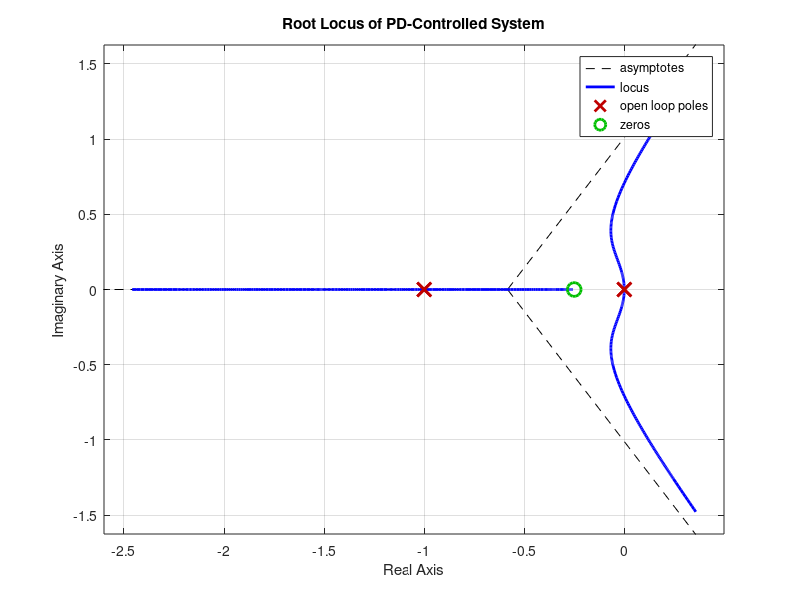
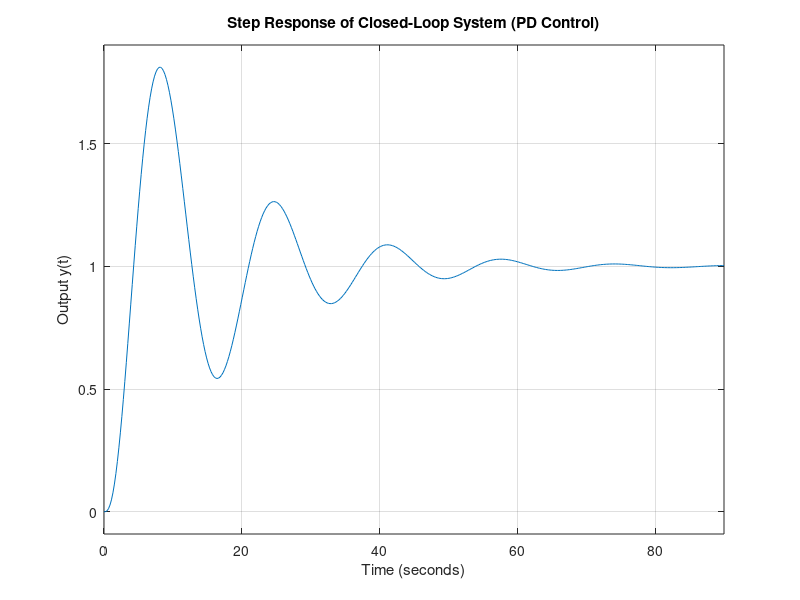
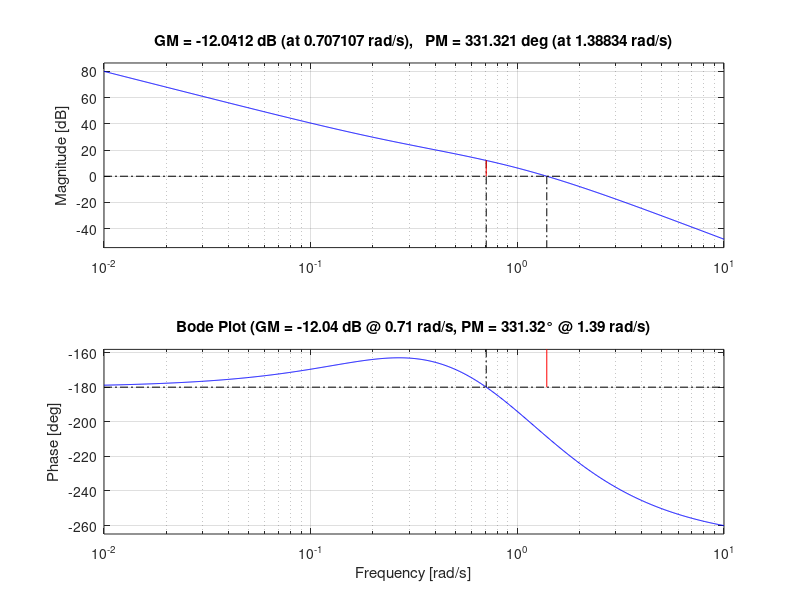
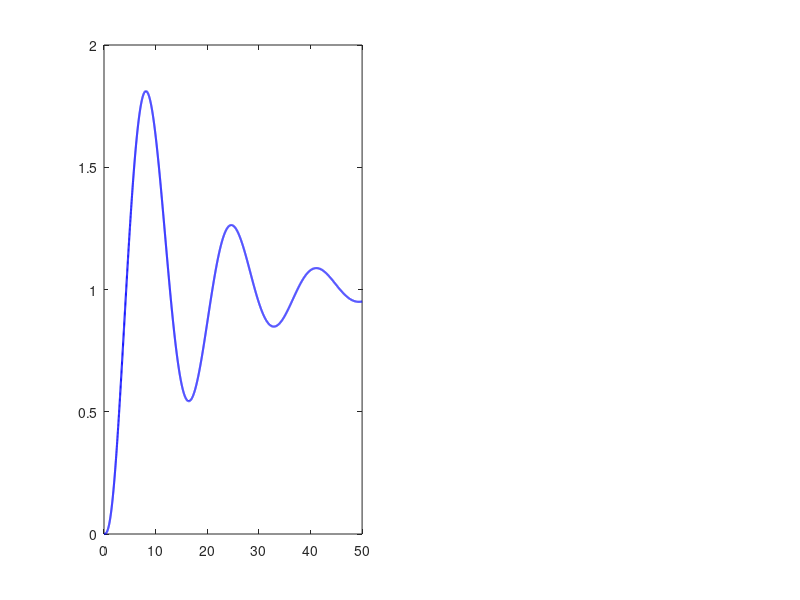

Recreate these plots in MATLAB, in order. (Note: this script raises an error after producing the figures.)
% Define system parameter
a = 1;

% Transfer function of plant: Gp(s) = a^4 / (s^2(s + a)^2)
num = a^4;
den = conv([1 0 0], conv([1 a], [1 a]));  % s^2(s+a)^2

Gp = tf(num, den);

% Define PD controller: C(s) = (Tc*s + 1)
Tc = 4;
s = tf('s');
C = (Tc*s + 1);

% Open-loop system
G_open = C * Gp;

% Plot root locus
figure
rlocus(G_open)
grid on
title('Root Locus of PD-Controlled System')

% Choose a gain K based on the plot
K = 0.09;  % example good gain

% Closed-loop system with unity feedback
G_cl = feedback(K * G_open, 1);

% Step response
figure
step(G_cl)
title('Step Response of Closed-Loop System (PD Control)')
ylabel('Output y(t)')
xlabel('Time (seconds)')
grid on

[GM, PM, Wcg, Wcp] = margin(G_open);

% Convert GM to dB
GM_dB = 20*log10(GM);

% Create title string with margin info
title_str = sprintf('Bode Plot (GM = %.2f dB @ %.2f rad/s, PM = %.2f° @ %.2f rad/s)', ...
    GM_dB, Wcg, PM, Wcp);

% Plot Bode with margin
figure
margin(G_open)
title(title_str)
grid on



%%%%%%%%%%%
T = 50;
dt = 0.01;
t = 0:dt:T;
u = ones(size(t));  % unit step input
% Closed-loop system
G_cl = feedback(K * C * Gp, 1);

% Generate step input
u = ones(size(t));

% Simulate system response using lsim on same time vector
y_pd = lsim(G_cl, u, t);

% Now plot it alongside your other signal
figure

% --- Left: Output y(t) comparison ---
subplot(1, 2, 1)
plot(t, y_pd, 'b', 'LineWidth', 1.5)
hold on
plot(t, output_signal_slow, 'r', 'LineWidth', 1.5)
grid on
title('System Output y(t)')
xlabel('Time (seconds)')
ylabel('Output y(t)')
legend('HW8: Classical PD','HW9: State-Feedback')
xlim([0, 50])
ylim([0, 2])

% --- Right: Control input u(t) comparison ---
subplot(1, 2, 2)
plot(t, input_classical, 'b', 'LineWidth', 1.6)
hold on
plot(t, input_signal_slow, 'r', 'LineWidth', 1.6)
grid on
title('Control Input u(t)')
xlabel('Time (s)')
ylabel('Control u(t)')
legend('HW8: Classical', 'HW9: State-Feedback')
ylim([-1.2, 1.2])
xlim([0, 10])




figure

% --- Left: Output comparison (fast poles) ---
subplot(1, 2, 1)
plot(t, y_pd, 'b', 'LineWidth', 1.5)
hold on
plot(t, output_signal_fast, 'r', 'LineWidth', 1.6)
grid on
title('System Output y(t)')
xlabel('Time (s)')
ylabel('Output y(t)')
legend('HW8: Classical', 'HW9: Fast State-Feedback')
xlim([0, 40])

% --- Right: Input comparison (fast poles) ---
subplot(1, 2, 2)
plot(t, input_classical, 'b', 'LineWidth', 1.6)
hold on
plot(t, input_signal_fast, 'r', 'LineWidth', 1.6)
grid on
title('Control Input u(t)')
xlabel('Time (s)')
ylabel('Control Input u(t)')
legend('HW8: Classical', 'HW9: Fast State-Feedback')
ylim([-3, 3])
xlim([0, 10])
